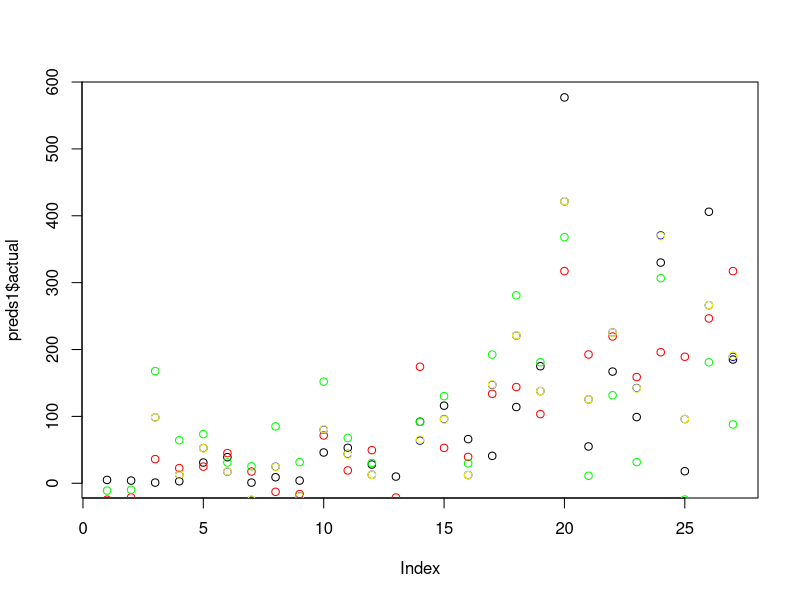
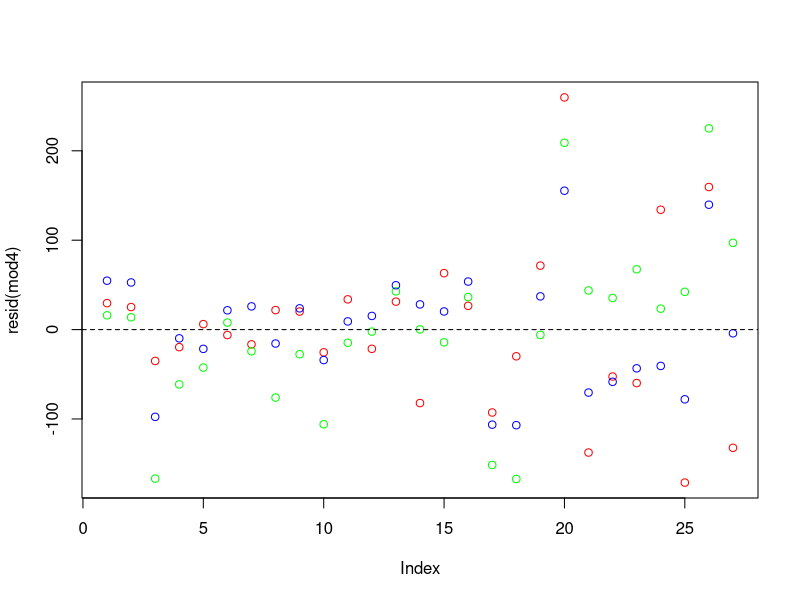

Write the R code that produced these figures, in order.
master <- read.csv("MASTER_DATA.csv", stringsAsFactors = F, header=T)


mod1 <- lm(crimes2014 ~ AvgIncome + MedIncome + CollegeGradPercent, data = master)
mod2 <- lm(crimes2014 ~ store + AvgIncome + MedIncome + CollegeGradPercent, data = master)
mod3 <- lm(crimes2014 ~ CollegeGradPercent, data = master)
mod4 <- lm(crimes2014 ~ CollegeGradPercent + store, data = master)
mod5 <- lm(crimes2014 ~ CollegeGradPercent + AvgIncome + store, data = master)
mod6 <- lm(crimes2014 ~ AvgIncome + store, data = master)
mod7 <- lm(crimes2014 ~ KDEraw, data = master)
mod8 <- lm(crimes2014 ~ KDEscaled, data = master)
mod9 <- lm(crimes2014 ~ KDEraw + store, data = master)
mod10 <- lm(crimes2014 ~ KDEraw + store + CollegeGradPercent, data = master)

preds1 <- data.frame(actual = master$crimes2014, 
                     mod1 = predict(mod1),
                     mod2 = predict(mod2),
                     mod4 = predict(mod4),
                     mod7 = predict(mod7),
                     mod9 = predict(mod9),
                     mod10 = predict(mod10))

# plot values
plot(preds1$actual)
points(preds1$mod4, col="red")
points(preds1$mod7, col="green")
points(preds1$mod9, col="blue")
points(preds1$mod10, col="yellow")
#### mod9 and mod10 are almost equivalent, but they're the best

# plot residuals
plot(resid(mod4), col="red")
points(resid(mod7), col="green")
points(resid(mod9), col="blue")
#### mod9 is better higher up, but they're close low
abline(h=0, lty=2)

